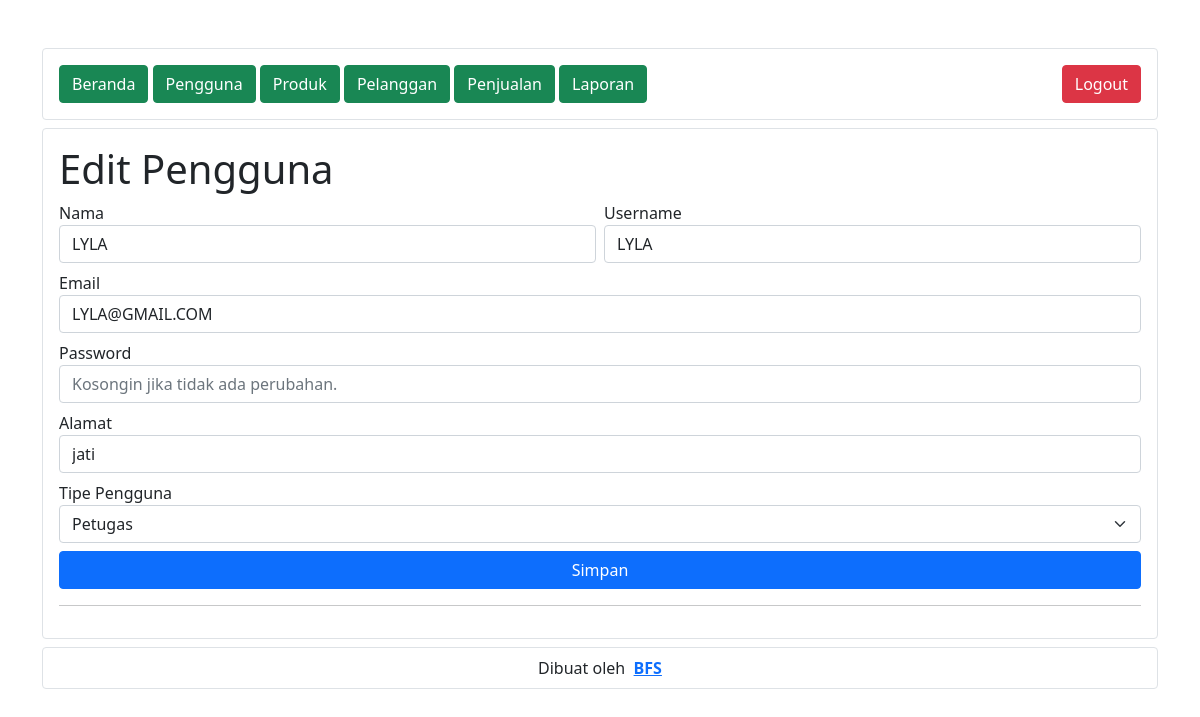
The page /pages/pengguna/edit.php?id=6 (signed in) on the database its author committed.
### tables this page shows
CREATE TABLE `user` (
  `id` int(10) UNSIGNED NOT NULL,
  `nama` varchar(50) NOT NULL,
  `username` varchar(50) NOT NULL,
  `email` varchar(50) NOT NULL,
  `password` text NOT NULL,
  `alamat` text NOT NULL,
  `tipe_pengguna` enum('admin','petugas') DEFAULT 'petugas',
  `role` enum('admin','petugas') NOT NULL DEFAULT 'petugas'
);

### function/config.php (called while the page is built, shortened)
<?php
class Database
{
    public function query($sql, $data, $fetch = false)
    {
        require('connection.php');
        $q = $db->prepare($sql);
        $q->execute($data);
        return $fetch ? $q->fetch(2) : $q;
    }
}

### pages/pengguna/class.php (called while the page is built, shortened)
<?php
require('../../function/config.php');
class Pengguna
{
    private $db;
    public function __construct()
    {
        $this->db = new Database();
    }
    public function show($id)
    {
        $query = $this->db->query(
            "SELECT * FROM user WHERE id LIKE ?",
            [$id]
        );
        return $query;
    }
}

### pages/pengguna/edit.php (the view, shortened to what this page needs)
<?php
require('../layout/header.php');
require('class.php');
$pengguna = new Pengguna();
?>
<div id="content">
    <h1>Edit Pengguna</h1>
    <form action="" method="post" class="row g-2">
        <?php foreach ($pengguna->show($_GET['id']) as $value) : ?>
            <div class="form-group col-lg-6">
                <label for="nama">Nama</label>
                <input type="text" name="nama" value="<?= $value['nama'] ?>" id="nama" class="form-control" required>
            </div>
            <div class="form-group col-lg-6">
                <label for="username">Username</label>
                <input type="text" value="<?= $value['username'] ?>" name="username" id="username" class="form-control" required>
            </div>
            <div class="form-group">
                <label for="email">Email</label>
                <input type="email" value="<?= $value['email'] ?>" name="email" id="email" class="form-control" required>
            </div>
            <div class="form-group">
                <label for="password">Password</label>
                <input type="password" name="password" placeholder="Kosongin jika tidak ada perubahan." id="password" class="form-control">
            </div>
            <div class="form-group">
                <label for="alamat">Alamat</label>
                <input type="text" value="<?= $value['alamat'] ?>" name="alamat" id="alamat" class="form-control">
            </div>
            <div class="form-group">
                <label for="tipe_pengguna">Tipe Pengguna</label>
                <select name="tipe_pengguna" id="tipe_pengguna" class="form-select" required>
                    <option value="petugas" <?= $value['tipe_pengguna'] == "petugas" ? 'selected' : '' ?>>Petugas</option>
                </select>
            </div>
        <?php endforeach; ?>
        <div class="form-group col-lg-12">
            <button type="submit" name="simpan" class="btn w-100 btn-primary">Simpan</button>
        </div>
    </form>
    <hr>
</div>
<?php
require('../layout/footer.php');
?>

### rows shown on the page
user: nama "LYLA", username "LYLA", email "LYLA@GMAIL.COM", alamat "jati", tipe_pengguna "Petugas"
